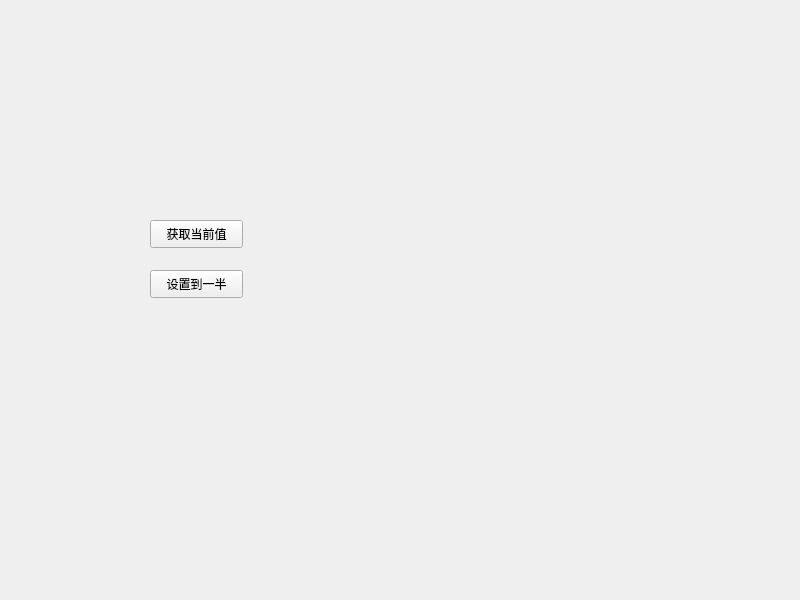
<?xml version="1.0" encoding="UTF-8"?>
<ui version="4.0">
 <class>Widget</class>
 <widget class="QWidget" name="Widget">
  <property name="geometry">
   <rect>
    <x>0</x>
    <y>0</y>
    <width>800</width>
    <height>600</height>
   </rect>
  </property>
  <property name="windowTitle">
   <string>Widget</string>
  </property>
  <widget class="SmallWidget" name="widget" native="true">
   <property name="geometry">
    <rect>
     <x>30</x>
     <y>50</y>
     <width>361</width>
     <height>71</height>
    </rect>
   </property>
  </widget>
  <widget class="QPushButton" name="btn_get">
   <property name="geometry">
    <rect>
     <x>150</x>
     <y>220</y>
     <width>93</width>
     <height>28</height>
    </rect>
   </property>
   <property name="text">
    <string>获取当前值</string>
   </property>
  </widget>
  <widget class="QPushButton" name="btn_set">
   <property name="geometry">
    <rect>
     <x>150</x>
     <y>270</y>
     <width>93</width>
     <height>28</height>
    </rect>
   </property>
   <property name="text">
    <string>设置到一半</string>
   </property>
  </widget>
 </widget>
 <customwidgets>
  <customwidget>
   <class>SmallWidget</class>
   <extends>QWidget</extends>
   <header location="global">smallwidget.h</header>
   <container>1</container>
  </customwidget>
 </customwidgets>
 <resources/>
 <connections/>
</ui>
